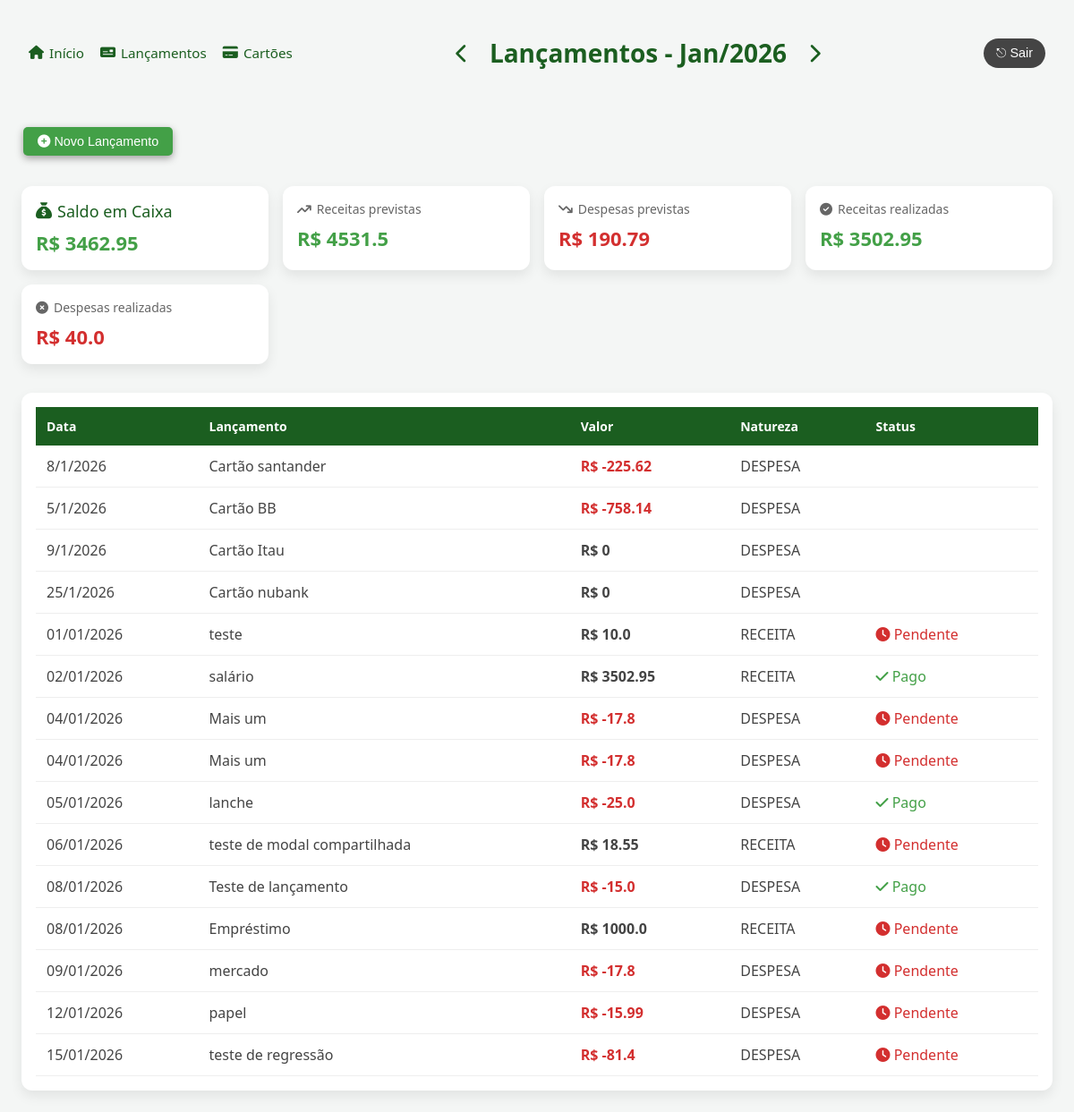
Before: /home/ with the older database file.
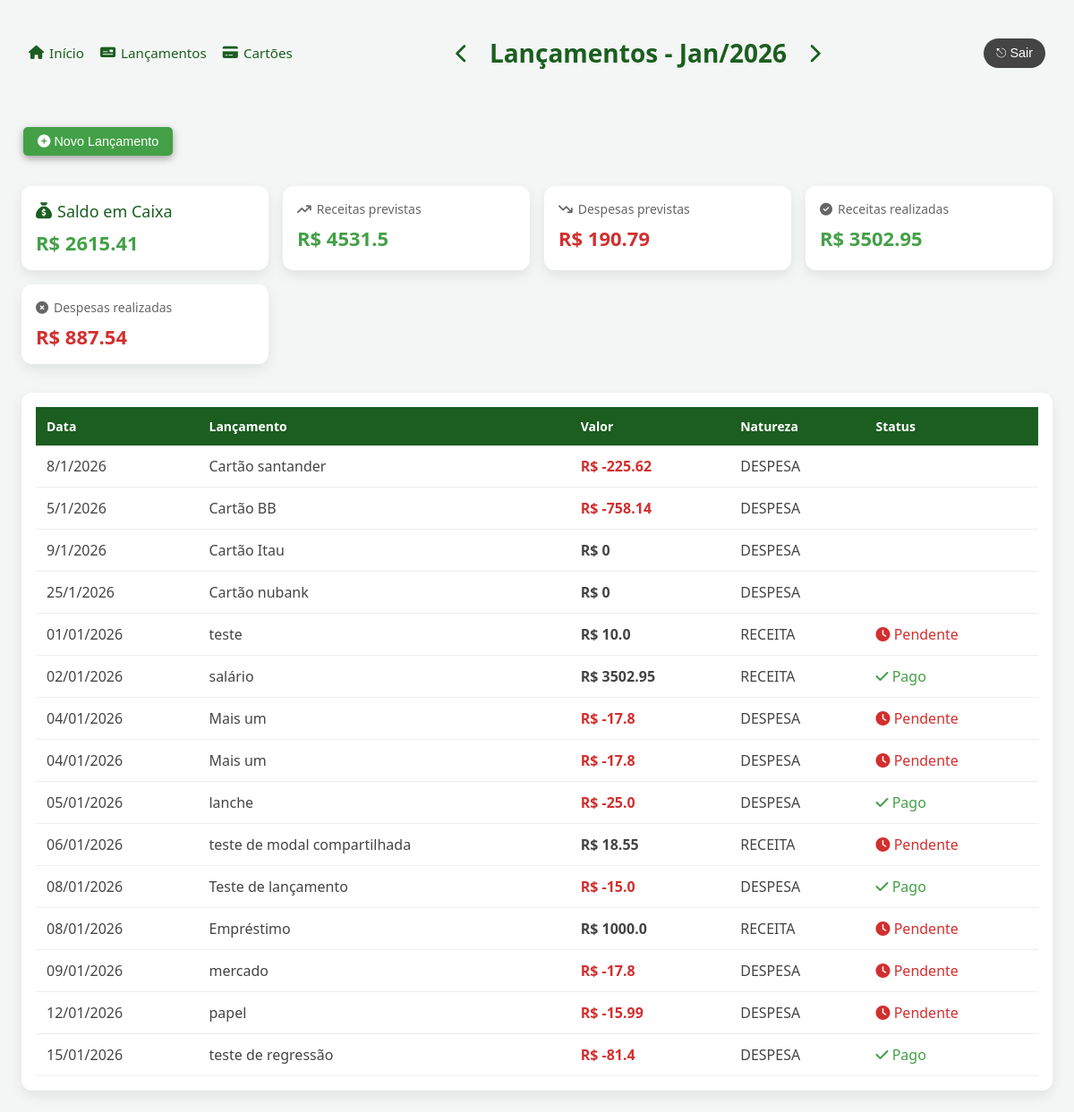
After: the same page with the newer database file.
### contas/models/lancamento.py (models this page shows, shortened)
class Lancamento(models.Model):
    descricao = models.CharField(max_length=70)
    data = models.DateField()
    valor = models.FloatField()
    pago = models.BooleanField(default=False)
    fatura = models.ForeignKey(
        'contas.Fatura',
        on_delete=models.CASCADE, null=True,
        blank=True
        )
    dt_criacao = models.DateTimeField(auto_now=True)
    dt_update = models.DateTimeField(auto_now=True)
    class Natureza(models.TextChoices):
        DESPESA = 'DESPESA', 'Despesa'
        RECEITA = 'RECEITA', 'Receita'
    natureza = models.CharField(
        max_length=10,
        choices=Natureza.choices,
        default=Natureza.DESPESA
    )
    class Meta:
        ordering = ['data']

### contas/views/index.py (the view)
# urls.py: 2. Add a URL to urlpatterns:  path('', views.home, name='home')
def home(request):
    hoje = date.today()
    mes = request.GET.get('mes')
    ano = request.GET.get('ano')
    competencia = competencia_service.obter_ou_criar_competencia(
        mes=int(mes) if mes else hoje.month,
        ano=int(ano) if ano else hoje.year
    )
    lancamentos = Lancamento.objects.filter(
        data__month=competencia.mes,
        data__year=competencia.ano,
        fatura = None
    )
    cartoes = Cartao.objects.all()
    for c in cartoes:
        c.fatura = fatura_service.total_fatura_por_cartao(c, competencia)
    return render(request, 'contas/home.html', {
        'competencia': competencia,
        'lancamentos': lancamentos,
        'anterior': competencia_service.anterior(mes, ano),
        'proximo': competencia_service.proximo(mes, ano),
        'receitas_previstas': competencia_service.total_receitas_previstas(competencia),
        'despesas_previstas': competencia_service.total_despesas_previstas(competencia),
        'receitas_realizadas': competencia_service.total_receitas_realizadas(competencia),
        'despesas_realizadas': competencia_service.total_despesas_realizadas(competencia),
        'saldo_em_caixa': competencia_service.saldo_em_caixa(competencia),
        'form_action': "lancamentos_create_path",
        'path': reverse('home_path', args=None),
        'cartao': None,
        'cartoes': cartoes,
        'titulo': f"Lançamentos - { competencia.mes_nome() }/{ competencia.ano }",
        'titulo_tem_setas': True
    })

### contas/models/competencia.py (called while the page is built)
    def mes_nome(self):
        MESES = [
            '', 'Jan', 'Fev', 'Mar', 'Abr', 'Mai', 'Jun',
            'Jul', 'Ago', 'Set', 'Out', 'Nov', 'Dez'
        ]
        return MESES[self.mes]

### contas/services/competencia_service.py (called while the page is built)
def obter_ou_criar_competencia(mes=None, ano=None):
    hoje = date.today()
    mes = mes or hoje.month
    ano = ano or hoje.year
    competencia, _ = Competencia.objects.get_or_create(
        mes=mes,
        ano=ano
    )
    return competencia

def anterior(mes, ano):
    atual = obter_ou_criar_competencia(mes, ano)
    if atual.mes == 1:
        novo_mes = 12
        novo_ano = atual.ano - 1
    else:
        novo_mes = atual.mes - 1
        novo_ano = atual.ano
    return {
        "mes": novo_mes,
        "ano": novo_ano
    }

def proximo(mes, ano):
    atual = obter_ou_criar_competencia(mes, ano)
    if atual.mes == 12:
        novo_mes = 1
        novo_ano = atual.ano + 1
    else:
        novo_mes =  atual.mes + 1
        novo_ano = atual.ano
    return {
        "mes": novo_mes,
        "ano": novo_ano
    }

def total_receitas_realizadas(competencia):
    lancamentos = lancamento_service.get_receitas_competencia(competencia).filter(pago = True)
    return soma_lancamentos(lancamentos)

### contas/templates/contas/home.html (shortened to what this page needs)
{% load static %}
<!DOCTYPE html>
<html lang="pt-br">
<head>
    <link rel="stylesheet"
          href="https://cdnjs.cloudflare.com/ajax/libs/font-awesome/6.5.1/css/all.min.css"/>
    <link rel="stylesheet" href="{% static 'contas/app.css' %}">
</head>
<body>
<div class="header">
    {% include "contas/shared/_menu.html" %}
    {% include "contas/shared/_competencia.html" %}
    <div class="login">
        <button class="logout-btn">
            ⎋ Sair
        </button>
    </div>
</div>
 <div class="acoes">
    <button class="add-lancamento-btn" onclick="openModal()">
        <i class="fa-solid fa-circle-plus"></i> Novo Lançamento
    </button>
</div>
<div class="cards">
    <div class="card saldo">
        <h3><i class="fa-solid fa-sack-dollar"></i> Saldo em Caixa</h3>
        {% if saldo_em_caixa < 0 %}
            <p class="despesa">R$ {{ saldo_em_caixa }}</p>
        {% else %}
            <p class="receita">R$ {{ saldo_em_caixa }}</p>
        {% endif %}
    </div>
    <div class="card">
        <h3><i class="fa-solid fa-arrow-trend-up"></i> Receitas previstas</h3>
        <p class="receita">R$ {{ receitas_previstas }}</p>
    </div>
    <div class="card">
        <h3><i class="fa-solid fa-arrow-trend-down"></i> Despesas previstas</h3>
        <p class="despesa">R$ {{ despesas_previstas }}</p>
    </div>
    <div class="card">
        <h3><i class="fa-solid fa-circle-check"></i> Receitas realizadas</h3>
        <p class="receita">R$ {{ receitas_realizadas }}</p>
    </div>
    <div class="card">
        <h3><i class="fa-solid fa-circle-xmark"></i> Despesas realizadas</h3>
        <p class="despesa">R$ {{ despesas_realizadas }}</p>
    </div>
</div>
<div class="table-container">
    <table>
        <thead>
            <tr>
                <th>Data</th>
                <th>Lançamento</th>
                <th>Valor</th>
                <th>Natureza</th>
                <th>Status</th>
            </tr>
        </thead>
        <tbody>
        {% for c in cartoes %}
            <tr>
                <td>{{ c.vencimento }}/{{ competencia.mes }}/{{ competencia.ano }}</td>
                <td>Cartão {{ c.descricao }}</td>
                <td class="valor"> {% if c.fatura < 0 %}
                                        <span class="despesa">R$ {{ c.fatura }}</span>
                                    {% else %}
                                        R$ {{ c.fatura }}</span>
                                    {% endif %}</td>
                <td>DESPESA</td>
                <td>
                </td>
            </tr>
        {% endfor %}
        {% for l in lancamentos %}
            <tr>
                <td>{{ l.data|date:"d/m/Y" }}</td>
                <td>{{ l.descricao }}</td>
                <td class="valor"> {% if l.natureza == "DESPESA" %}
                                        <span class="despesa">R$ -{{ l.valor }}</span>
                                    {% else %}
                                        R$ {{ l.valor }}</span>
                                    {% endif %}</td>
                <td>{{ l.natureza }}</td>
                <td>
                    {% if l.pago %}
                        <span class="pago">
                            <i class="fa-solid fa-check"></i> Pago
                        </span>
                    {% else %}
                        <span class="nao-pago">
                            <i class="fa-solid fa-clock"></i> Pendente
                        </span>
                    {% endif %}
                </td>
            </tr>
        {% endfor %}
        </tbody>
    </table>
</div>
</body>
</html>

Changed rows visible on the page:
changed Lancamento "teste de regressão": pago "Pendente" → "Pago"
Other visible differences:
{{ saldo_em_caixa }}: "3462.95" → "2615.41"
{{ despesas_realizadas }}: "40.0" → "887.54"
